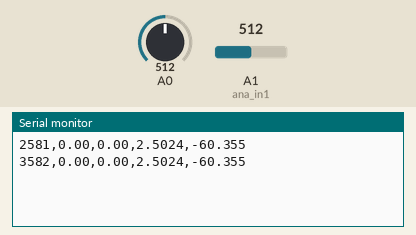
This sketch was run on a simulated Arduino Uno, built with avr-gcc and run on an emulated ATmega328P. On the bench: the last lines printed to the serial monitor. The inputs (shaded band) are chosen by the test bench; at power-on: A0 = 512, A1 (ana_in1) = 512.

Above: at 3.7 s.
3.8 s: A0 set to 716
At 5.1 s:
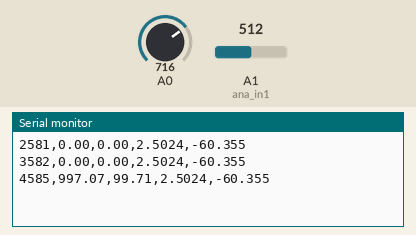
5.3 s: A1 (ana_in1) set to 716
At 6.1 s:
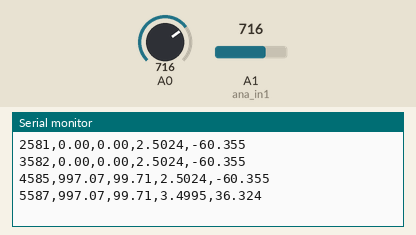
6.8 s: A0 set to 900
At 8.1 s:
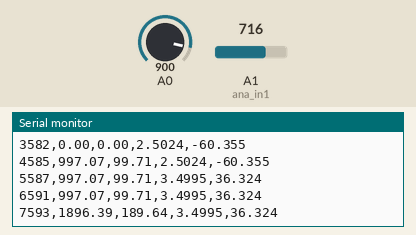
8.3 s: A1 (ana_in1) set to 900
At 9.4 s:
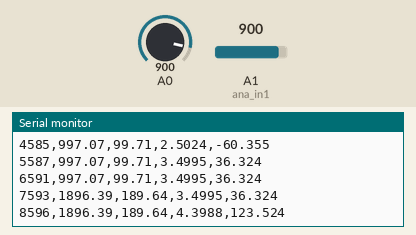
Timing chart, 0 to 10.8 s (numbered marks = the images above; inputs shaded):
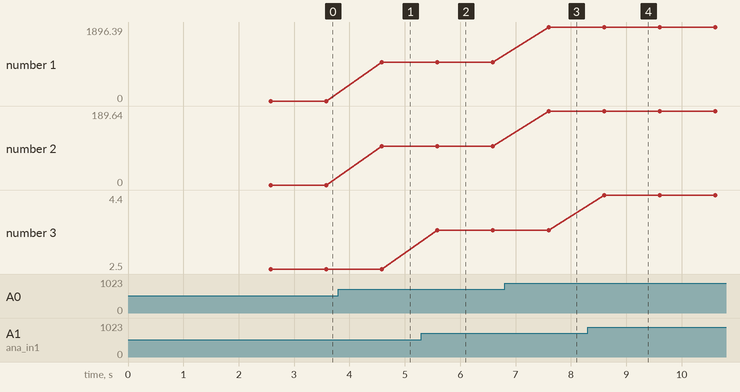

Measured:
- after the input at 3.8 s, the serial monitor: prints a new line after 0.79 s (image 1)
- after the input at 5.3 s, the serial monitor: prints a new line after 0.29 s (image 2)
- after the input at 6.8 s, the serial monitor: prints a new line after 0.79 s (image 3)
- after the input at 8.3 s, the serial monitor: prints a new line after 0.30 s (image 4)
- plotted number 1: 0 → 997.07 after the input at 3.8 s, 997.07 → 1896.39 after the input at 6.8 s
- plotted number 2: 0 → 99.71 after the input at 3.8 s, 99.71 → 189.64 after the input at 6.8 s
- plotted number 3: 2.5 → 3.5 after the input at 5.3 s, 3.5 → 4.4 after the input at 8.3 s

The sketch:

Temp_Readout_Arduino.ino
```cpp
const int ana_in0 = A0;
const int ana_in1 = A1;
const int ana_in2 = A2;
const int ana_in3 = A3;
const float range = 1023.0;
int tot_avg_runs = 500;
float initial_volt = 0.0;
float shock_const = 5035.3;
float gain = 51.93;

// // Abs Temp code:
float read_voltage(const int pin){
  float val = analogRead(pin);
  float volt = (val * 5.0) / range;

  return volt;
}

float avg_volt(){
  float sum = 0.0;
  for(int i = 0; i < tot_avg_runs; i++){
    sum += read_voltage(ana_in0);
    delay(5);
  }
  float avg = sum / tot_avg_runs;
  return avg;
}

void setup() {
  Serial.begin(9600);
  pinMode(ana_in1, INPUT);
  initial_volt = avg_volt();
}

void loop(){
  float volt0 = read_voltage(ana_in0);
  float volt1 = read_voltage(ana_in1);
  // float volt2 = read_voltage(ana_in2);

  float abs_temp = ((shock_const * volt1)/gain) - 303;
  // float abs_temp = (shock_const * (volt2 - volt1)) - 296.5;

  float diff = abs(initial_volt - volt0) * 1000.0;

  float rel_temp = diff / 10.0;


  // Serial.print(volt2, 3);

  // Serial.print(" ");
  // Serial.print(volt1, 3);
  // Serial.print("mV: ");
  // Serial.print(diff);
  // Serial.print(" Rel Temp(C): ");
  // Serial.print(rel_temp, 4);
  // Serial.print(" (Volt1): ");
  // Serial.print(volt1, 4);
  // Serial.print(" Abs Temp [C]: ");
  // Serial.println(abs_temp, 3);

  Serial.print(millis());
  Serial.print(",");
  Serial.print(diff);
  Serial.print(",");
  Serial.print(rel_temp);
  Serial.print(",");
  Serial.print(volt1, 4);
  Serial.print(",");
  Serial.println(abs_temp, 3);

  delay(1000);
}


// // Rel Temp code:
// float read_volt(){
//   float val = analogRead(ana_in);
//   float volt = (5.0 * val) / range;
//   return volt;
// }

// float avg_volt(){
//   float sum = 0.0;
//   for(int i = 0; i < tot_avg_runs; i++){
//     sum += read_volt();
//     delay(5);
//   }
//   float avg = sum / tot_avg_runs;
//   return avg;
// }

// void setup() {
//   // put your setup code here, to run once:
//   Serial.begin(9600);
//   pinMode(ana_in, INPUT);

//   initial_volt = avg_volt();
// }

// void loop() {
//   // put your main code here, to run repeatedly:
//   float readout = read_volt();
//   float diff = abs(initial_volt - readout) * 1000.0;

//   float rel_temp = diff / 10.0;

//   Serial.print(initial_volt, 4);
//   Serial.print(" ");
//   Serial.print(read_volt(), 4);
//   Serial.print(" Rel Temp(C): ");
//   Serial.println(rel_temp, 4);

//   delay(1000);
// }
```
